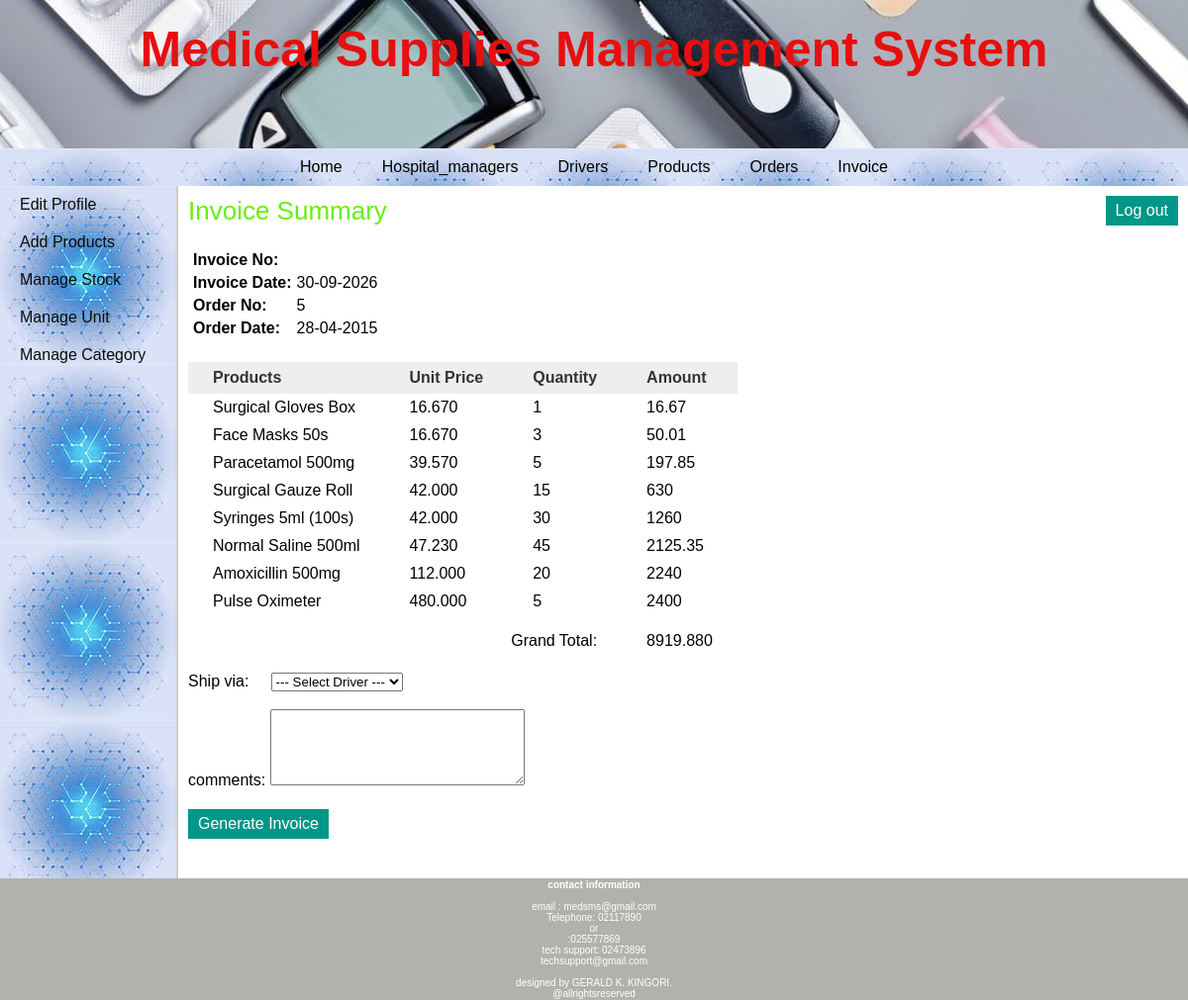
The page /manufacturer/generate_invoice.php?id=5 (signed in) on the database its author committed.
### tables this page shows
CREATE TABLE `orders` (
  `order_id` int(11) NOT NULL,
  `date` date NOT NULL,
  `retailer_id` int(11) NOT NULL,
  `approved` tinyint(1) NOT NULL,
  `status` tinyint(1) NOT NULL,
  `total_amount` decimal(10,3) NOT NULL
);

CREATE TABLE `order_items` (
  `order_items_id` int(11) NOT NULL,
  `order_id` int(11) NOT NULL,
  `pro_id` int(11) NOT NULL,
  `quantity` int(6) NOT NULL
);

CREATE TABLE `products` (
  `pro_id` int(11) NOT NULL,
  `pro_name` varchar(25) NOT NULL,
  `pro_desc` text,
  `pro_price` decimal(10,3) NOT NULL,
  `unit` int(11) NOT NULL,
  `pro_cat` int(11) NOT NULL,
  `quantity` int(6) DEFAULT NULL
);

### manufacturer/generate_invoice.php (the view, shortened to what this page needs)
<?php
	require("../includes/config.php");
	if(isset($_SESSION['manufacturer_login'])) {
		if(isset($_SESSION['manufacturer_login']) == true) {
			$order_id = $_GET['id'];
			$query_selectOrderItems = "SELECT *,order_items.quantity AS q FROM orders,order_items,products WHERE order_items.order_id='$order_id' AND order_items.pro_id=products.pro_id AND order_items.order_id=orders.order_id";
			$result_selectOrderItems = mysqli_query($con,$query_selectOrderItems);
			$query_selectOrder = "SELECT date,status FROM orders WHERE order_id='$order_id'";
			$result_selectOrder = mysqli_query($con,$query_selectOrder);
			$row_selectOrder = mysqli_fetch_array($result_selectOrder);
			$query_selectInvoiceId = "SELECT `AUTO_INCREMENT` FROM  INFORMATION_SCHEMA.TABLES WHERE TABLE_SCHEMA='sourcecodester_scm_new' AND TABLE_NAME='invoice'";
			$result_selectInvoiceId = mysqli_query($con,$query_selectInvoiceId);
			$row_selectInvoiceId = mysqli_fetch_array($result_selectInvoiceId);
		}
		else {
			header('Location:../index.php');
		}
	}
	else {
		header('Location:../index.php');
	}
?>
<!DOCTYPE html>
<html>
<head>
	<link rel="stylesheet" href="../includes/main_style.css" >
</head>
<body>
	<?php
		include("../includes/header.inc.php");
		include("../includes/nav_manufacturer.inc.php");
		include("../includes/aside_manufacturer.inc.php");
	?>
	<section>
		<h1>Invoice Summary</h1>
		<table class="table_infoFormat">
		<tr>
			<td> Invoice No: </td>
			<td> <?php echo $row_selectInvoiceId['AUTO_INCREMENT']; ?> </td>
		</tr>
		<tr>
			<td> Invoice Date: </td>
			<td> <?php echo date('d-m-Y'); ?> </td>
		</tr>
		<tr>
			<td> Order No: </td>
			<td> <?php echo $order_id; ?> </td>
		</tr>
		<tr>
			<td> Order Date: </td>
			<td> <?php echo date("d-m-Y",strtotime($row_selectOrder['date'])); ?> </td>
		</tr>
		</table>
		<form action="insert_invoice.php" method="POST" class="form">
		<table class="table_invoiceFormat">
			<tr>
				<th> Products </th>
				<th> Unit Price </th>
				<th> Quantity </th>
				<th> Amount </th>
			</tr>
			<?php $i=1; while($row_selectOrderItems = mysqli_fetch_array($result_selectOrderItems)) { ?>
			<tr>
				<td> <?php echo $row_selectOrderItems['pro_name']; ?> </td>
				<td> <?php echo $row_selectOrderItems['pro_price']; ?> </td>
				<td> <?php echo $row_selectOrderItems['q']; ?> </td>
				<td> <?php echo $row_selectOrderItems['q']*$row_selectOrderItems['pro_price']; ?> </td>
			</tr>
			<?php $i++; } ?>
			<tr style="height:40px;vertical-align:bottom;">
				<td colspan="3" style="text-align:right;"> Grand Total: </td>
				<td>
				<?php
					mysqli_data_seek($result_selectOrderItems,0);
					$row_selectOrderItems = mysqli_fetch_array($result_selectOrderItems);
					echo $row_selectOrderItems['total_amount'];
				?>
				</td>
			</tr>
		</table>
			<br/>
			Ship via: &nbsp;&nbsp;&nbsp;&nbsp;<select name="distributor">
				<option value="" disabled selected>--- Select Driver ---</option>
			</select> <br/>
			<br/>
			comments: <textarea maxlength="400" name="txtComment" rows="5" cols="30"></textarea>
			<br/>
			<input type="submit" value="Generate Invoice" class="submit_button" />
		</form>
	</section>
	<?php
		include("../includes/footer.inc.php");
	?>
</body>
</html>

### includes/main_style.css (style rules this page uses)
* { font-family: arial,sans-serif; margin:0px; padding:0px; }
body { width:auto; margin:auto; border:none; }
.submit_button { font-size:16px; margin-top:20px; margin-right:20px; padding:6px 10px; background-color:#009688; border:none; color:white; }
section { width:1000px; padding:10px; padding-bottom:40px; }
section h1 { margin-bottom:10px; font-weight:normal; color:rgb(101, 240, 9); font-size: 26px; }
table { border-collapse: collapse; }
.table_invoiceFormat th { background-color:#eee; color:#333; padding: 7px 25px; }
.table_invoiceFormat tr { border:none; }
.table_invoiceFormat td,.table_invoiceFormat tr { padding: 5px 25px; text-align: left; }
.table_infoFormat { margin:20px 5px 25px; }
.table_infoFormat td { padding:5px 5px 0px 0px; }
.table_infoFormat td:first-child { font-weight:bold; }

### rows shown on the page
orders: date "28-04-2015", total_amount "8919.880"
order_items: pro.pro_name "Surgical Gloves Box", pro.pro_price "16.670", quantity "1", quantity.pro_price "16.67"
order_items: pro.pro_name "Face Masks 50s", pro.pro_price "16.670", quantity "3", quantity.pro_price "50.01"
order_items: pro.pro_name "Paracetamol 500mg", pro.pro_price "39.570", quantity "5", quantity.pro_price "197.85"
order_items: pro.pro_name "Surgical Gauze Roll", pro.pro_price "42.000", quantity "15", quantity.pro_price "630"
order_items: pro.pro_name "Syringes 5ml (100s)", pro.pro_price "42.000", quantity "30", quantity.pro_price "1260"
order_items: pro.pro_name "Normal Saline 500ml", pro.pro_price "47.230", quantity "45", quantity.pro_price "2125.35"
order_items: pro.pro_name "Amoxicillin 500mg", pro.pro_price "112.000", quantity "20", quantity.pro_price "2240"
order_items: pro.pro_name "Pulse Oximeter", pro.pro_price "480.000", quantity "5", quantity.pro_price "2400"

### other values the page prints
$order_id "5"
